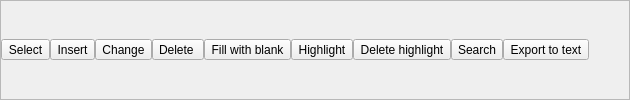
        <widget class="QFrame" name="textFrame">
         <property name="sizePolicy">
          <sizepolicy hsizetype="Minimum" vsizetype="Preferred">
           <horstretch>0</horstretch>
           <verstretch>0</verstretch>
          </sizepolicy>
         </property>
         <property name="frameShape">
          <enum>QFrame::StyledPanel</enum>
         </property>
         <property name="frameShadow">
          <enum>QFrame::Raised</enum>
         </property>
         <layout class="QHBoxLayout" name="horizontalLayout_4">
          <property name="spacing">
           <number>0</number>
          </property>
          <property name="margin">
           <number>0</number>
          </property>
          <item>
           <widget class="QToolButton" name="selectTextButton">
            <property name="toolTip">
             <string>select text</string>
            </property>
            <property name="text">
             <string>Select</string>
            </property>
            <property name="icon">
             <iconset resource="pdf.qrc">
              <normaloff>:/images/hand.png</normaloff>:/images/hand.png</iconset>
            </property>
            <property name="iconSize">
             <size>
              <width>32</width>
              <height>32</height>
             </size>
            </property>
            <property name="shortcut">
             <string>S</string>
            </property>
            <property name="checkable">
             <bool>true</bool>
            </property>
            <property name="checked">
             <bool>false</bool>
            </property>
            <property name="toolButtonStyle">
             <enum>Qt::ToolButtonTextUnderIcon</enum>
            </property>
            <attribute name="buttonGroup">
             <string>buttonGroup</string>
            </attribute>
           </widget>
          </item>
          <item>
           <widget class="QToolButton" name="insertTextButton">
            <property name="toolTip">
             <string>insert text</string>
            </property>
            <property name="text">
             <string>Insert</string>
            </property>
            <property name="icon">
             <iconset resource="pdf.qrc">
              <normaloff>:/images/insert_text.png</normaloff>:/images/insert_text.png</iconset>
            </property>
            <property name="iconSize">
             <size>
              <width>32</width>
              <height>32</height>
             </size>
            </property>
            <property name="shortcut">
             <string>I</string>
            </property>
            <property name="checkable">
             <bool>true</bool>
            </property>
            <property name="toolButtonStyle">
             <enum>Qt::ToolButtonTextUnderIcon</enum>
            </property>
            <attribute name="buttonGroup">
             <string>buttonGroup</string>
            </attribute>
           </widget>
          </item>
          <item>
           <widget class="QToolButton" name="changeButton">
            <property name="toolTip">
             <string>change text</string>
            </property>
            <property name="text">
             <string>Change</string>
            </property>
            <property name="icon">
             <iconset resource="pdf.qrc">
              <normaloff>:/images/change.png</normaloff>:/images/change.png</iconset>
            </property>
            <property name="iconSize">
             <size>
              <width>32</width>
              <height>32</height>
             </size>
            </property>
            <property name="shortcut">
             <string>C</string>
            </property>
            <property name="toolButtonStyle">
             <enum>Qt::ToolButtonTextUnderIcon</enum>
            </property>
           </widget>
          </item>
          <item>
           <widget class="QToolButton" name="deleteButton">
            <property name="toolTip">
             <string>delete text (leaves no empty space)</string>
            </property>
            <property name="text">
             <string>Delete </string>
            </property>
            <property name="icon">
             <iconset resource="pdf.qrc">
              <normaloff>:/images/DeleteText.png</normaloff>:/images/DeleteText.png</iconset>
            </property>
            <property name="iconSize">
             <size>
              <width>32</width>
              <height>32</height>
             </size>
            </property>
            <property name="shortcut">
             <string>D</string>
            </property>
            <property name="toolButtonStyle">
             <enum>Qt::ToolButtonTextUnderIcon</enum>
            </property>
           </widget>
          </item>
          <item>
           <widget class="QToolButton" name="eraseButton">
            <property name="toolTip">
             <string>replace text with blank space</string>
            </property>
            <property name="text">
             <string>Fill with blank</string>
            </property>
            <property name="icon">
             <iconset resource="pdf.qrc">
              <normaloff>:/images/eraseText.png</normaloff>:/images/eraseText.png</iconset>
            </property>
            <property name="iconSize">
             <size>
              <width>32</width>
              <height>32</height>
             </size>
            </property>
            <property name="shortcut">
             <string>E</string>
            </property>
            <property name="toolButtonStyle">
             <enum>Qt::ToolButtonTextUnderIcon</enum>
            </property>
           </widget>
          </item>
          <item>
           <widget class="QToolButton" name="textHighlightButton">
            <property name="toolTip">
             <string>highlight text</string>
            </property>
            <property name="text">
             <string>Highlight</string>
            </property>
            <property name="icon">
             <iconset resource="pdf.qrc">
              <normaloff>:/images/highlight.png</normaloff>:/images/highlight.png</iconset>
            </property>
            <property name="iconSize">
             <size>
              <width>32</width>
              <height>32</height>
             </size>
            </property>
            <property name="shortcut">
             <string>H</string>
            </property>
            <property name="toolButtonStyle">
             <enum>Qt::ToolButtonTextUnderIcon</enum>
            </property>
           </widget>
          </item>
          <item>
           <widget class="QToolButton" name="deleteHighlightButton">
            <property name="text">
             <string>Delete highlight</string>
            </property>
            <property name="icon">
             <iconset resource="pdf.qrc">
              <normaloff>:/images/eraseText.png</normaloff>:/images/eraseText.png</iconset>
            </property>
            <property name="iconSize">
             <size>
              <width>32</width>
              <height>32</height>
             </size>
            </property>
            <property name="toolButtonStyle">
             <enum>Qt::ToolButtonTextUnderIcon</enum>
            </property>
           </widget>
          </item>
          <item>
           <widget class="QToolButton" name="searchButton">
            <property name="text">
             <string>Search</string>
            </property>
            <property name="icon">
             <iconset resource="pdf.qrc">
              <normaloff>:/images/search.png</normaloff>:/images/search.png</iconset>
            </property>
            <property name="iconSize">
             <size>
              <width>32</width>
              <height>32</height>
             </size>
            </property>
            <property name="shortcut">
             <string>S</string>
            </property>
            <property name="toolButtonStyle">
             <enum>Qt::ToolButtonTextUnderIcon</enum>
            </property>
           </widget>
          </item>
          <item>
           <widget class="QToolButton" name="exportTextButton">
            <property name="text">
             <string>Export to text</string>
            </property>
            <property name="icon">
             <iconset resource="pdf.qrc">
              <normaloff>:/images/TextConvert.png</normaloff>:/images/TextConvert.png</iconset>
            </property>
            <property name="iconSize">
             <size>
              <width>32</width>
              <height>32</height>
             </size>
            </property>
            <property name="toolButtonStyle">
             <enum>Qt::ToolButtonTextUnderIcon</enum>
            </property>
           </widget>
          </item>
          <item>
           <spacer name="horizontalSpacer_4">
            <property name="orientation">
             <enum>Qt::Horizontal</enum>
            </property>
            <property name="sizeHint" stdset="0">
             <size>
              <width>40</width>
              <height>20</height>
             </size>
            </property>
           </spacer>
          </item>
         </layout>
        </widget>
